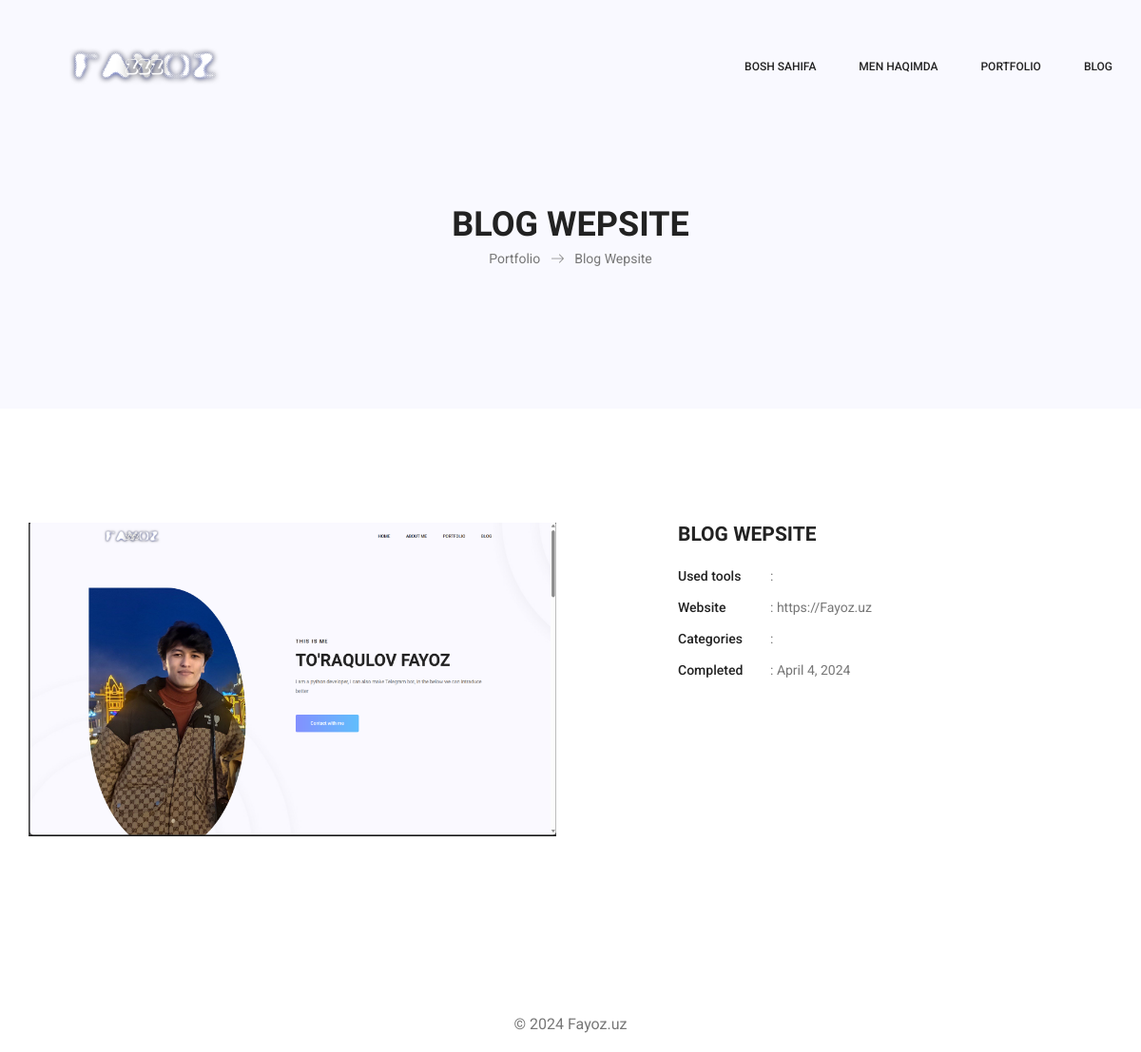
Screenshot of /project_detail/1/ with the database file from the repository.
### app1/models.py (models this page shows)
class Project(models.Model):
    name = models.CharField(max_length = 100)
    description = models.TextField()
    poster = models.ImageField(upload_to='project/')
    link = models.URLField()
    Catigory_id = models.ForeignKey(Catigory, on_delete = models.PROTECT)
    completed_at = models.DateField(null=True)

### app1/views.py (the view)
# urls.py: path('project_detail/<int:pk>/', project_detail, name='project_detail'),
def project_detail(request, pk):
    project_s = get_object_or_404(Project, id=pk)
    tool = Tool.objects.all()
    return render(request, 'portfolio-details.html', {'project_s': project_s, 'tool': tool})

### templates/portfolio-details.html (shortened to what this page needs)
{% extends "base.html" %}
{% load static %}
{% load bootstrap5 %}
{% block content %}
        <section class="banner_area">
            <div class="banner_inner d-flex align-items-center">
				<div class="container">
					<div class="banner_content text-center">
						<h2>{{ project_s.name }}</h2>
						<div class="page_link">
							<a href="/portfolio">Portfolio</a>
							<a href="/portfolio-detail">{{ project_s.name }}</a>
						</div>
					</div>
				</div>
            </div>
        </section>
        <section class="portfolio_details_area p_120">
        	<div class="container">
        		<div class="portfolio_details_inner">
					<div class="row">
						<div class="col-md-6">
							<div class="left_img">
								<img class="img-fluid" src="{{ project_s.poster.url }}" alt="">
							</div>
						</div>
						<div class="col-md-6">
							<div class="portfolio_right_text">
								<h4>{{ project_s.name }}</h4>
								<ul class="list">
									<li><span>Used tools</span>: {% for tools in tool %}{{ tools.name }},  {% endfor %}</li>
									<li><span>Website</span>:  {{ project_s.link }}</li>
									<li><span>Categories</span>: {{ project_s.categorys.name }}</li>
                                    <li><span>Completed</span>:  {{ project_s.completed_at }}</li>
								</ul>
							</div>
						</div>
					</div>
        		</div>
        	</div>
        </section>
{% endblock %}

### rows the page displays
Project: name "BLOG WEPSITE", name "Blog Wepsite", poster (picture), link "https://Fayoz.uz", completed_at "April 4, 2024"
